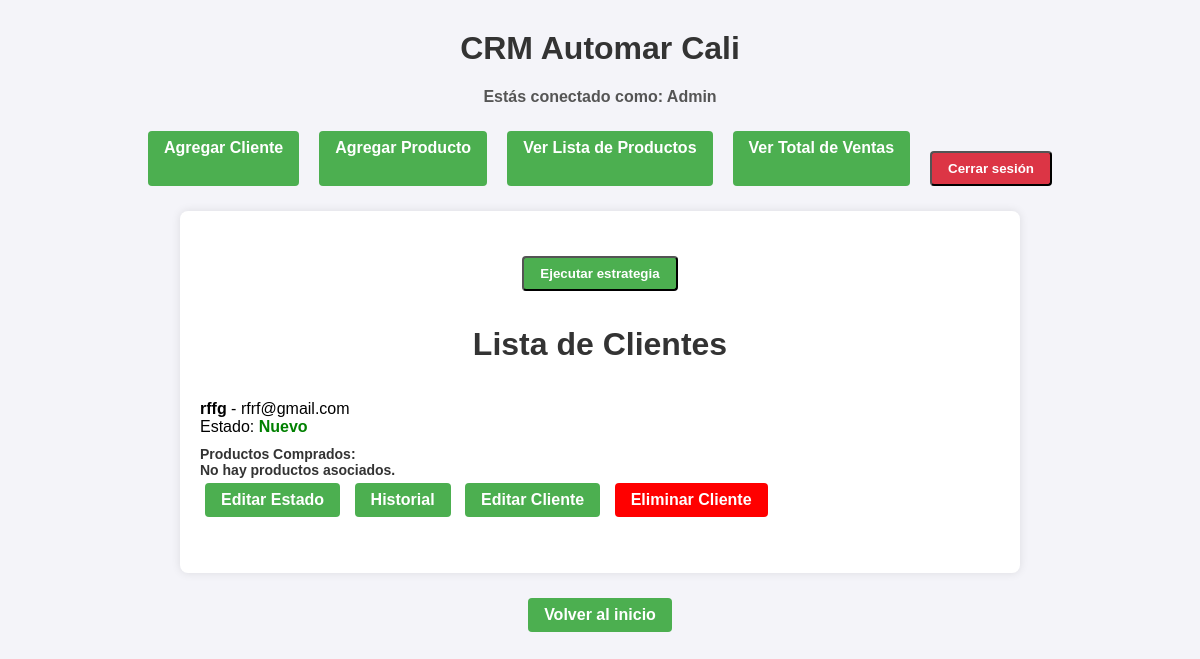
The page / (signed in) on the database as committed earlier.
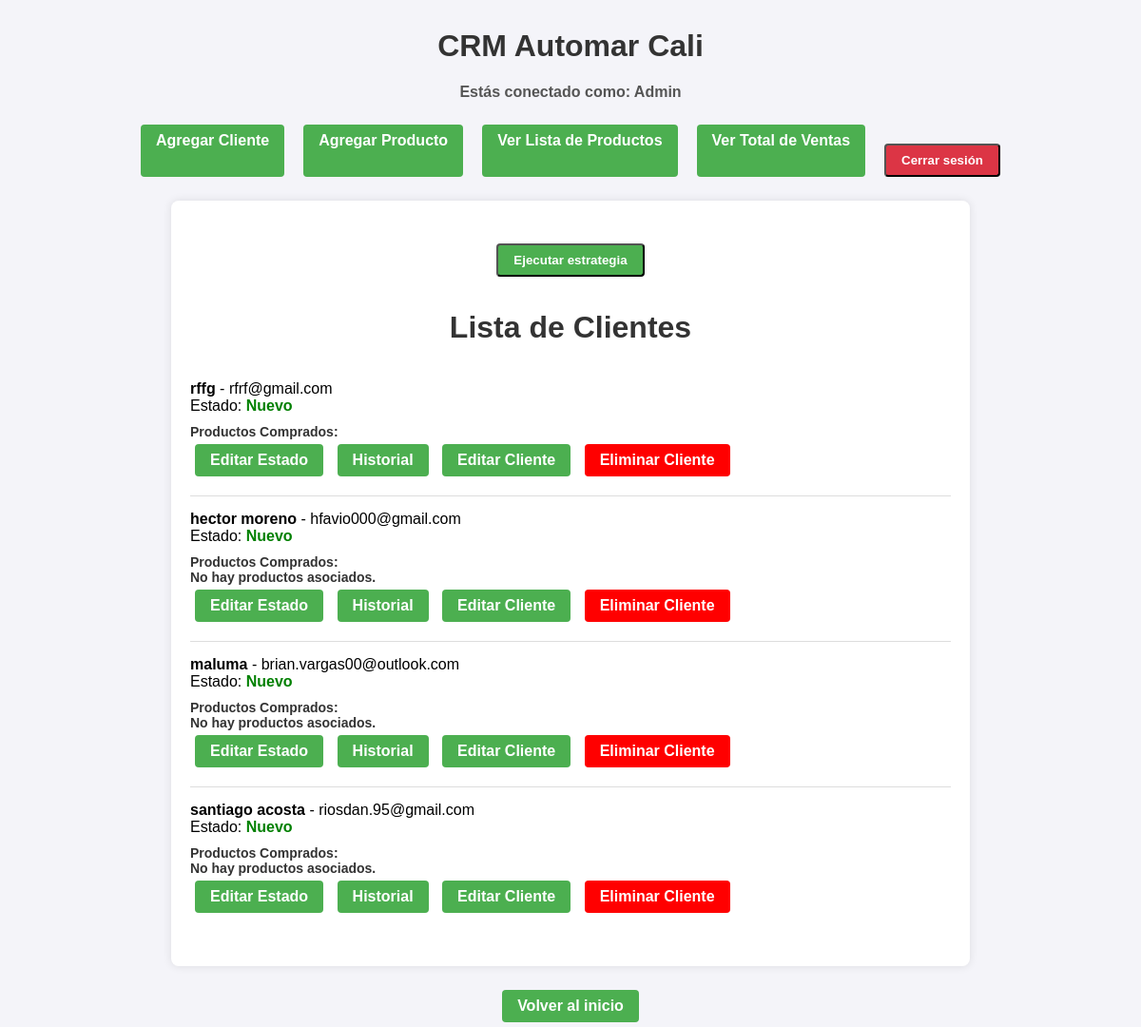
The same page on the database as committed later.
### app.py (models this page shows)
class Cliente(db.Model):
    id = db.Column(db.Integer, primary_key=True)
    nombre = db.Column(db.String(100), nullable=False)
    email = db.Column(db.String(100), unique=True, nullable=False)
    tipo_identificacion = db.Column(db.String(50), nullable=False)
    numero_identificacion = db.Column(db.String(50), unique=True, nullable=False)
    celular = db.Column(db.String(20), nullable=False)
    estado = db.Column(db.String(50), nullable=True, default='Nuevo')
    tareas = db.relationship('Tarea', backref='cliente', lazy=True)

### app.py (the view)
@app.route('/')
def index():
    if 'usuario_id' not in session:
        return redirect(url_for('login'))
    clientes = Cliente.query.all()
    return render_template('index.html', clientes=clientes)

### templates/index.html (shortened to what this page needs)
<!DOCTYPE html>
<html lang="es">
<head>
</head>
<body>
    <h1>CRM Automar Cali</h1>
    {% if session.get('rol') %}
    <div class="rol-info">
        Estás conectado como: {{ session.get('rol')|capitalize }}
    </div>
    {% endif %}
    <div class="botones-superiores">
        {% if session.get('rol') == 'admin' or session.get('rol') == 'servicio' %}
        <a href="{{ url_for('add_cliente') }}" class="button">Agregar Cliente</a>
        {% endif %}
        {% if session.get('rol') == 'admin' or session.get('rol') == 'asesor' %}
        <a href="{{ url_for('add_producto') }}" class="button">Agregar Producto</a>
        {% endif %}
        <a href="{{ url_for('lista_productos') }}" class="button">Ver Lista de Productos</a>
        {% if session.get('rol') == 'admin'%}
        <a href="{{ url_for('total_ventas') }}" class="button">Ver Total de Ventas</a>
        {% endif %}
        <form action="{{ url_for('logout') }}" method="get" class="logout-form">
            <button type="submit" class="button logout-button">Cerrar sesión</button>
        </form>
    </div>
    <div class="cliente-list">
        <form action="{{ url_for('enviar_correos') }}" method="POST">
            {% if session.get('rol') == 'admin' or session.get('rol') == 'asesor' %}
            <button type="submit" class="button">Ejecutar estrategia</button>
            {% endif %}
        </form>
        <h1>Lista de Clientes</h1>
        <ul>
            {% for cliente in clientes %}
                <li>
                    <strong>{{ cliente.nombre }}</strong> - {{ cliente.email }}<br>
                    {% if cliente.estado %}
                        <span>Estado: </span>
                        <span class="
                            {% if cliente.estado == 'Nuevo' %}estado-nuevo
                            {% elif cliente.estado == 'Seguimiento' %}estado-seguimiento
                            {% elif cliente.estado == 'Interesado' %}estado-interesado
                            {% elif cliente.estado == 'Venta' %}estado-venta
                            {% elif cliente.estado == 'Frío' %}estado-frio
                            {% endif %}">{{ cliente.estado }}</span><br>
                    {% endif %}
                    <div class="producto-info">
                        <span><strong>Productos Comprados:</strong></span><br>
                        {% if cliente.tareas %}
                            {% for tarea in cliente.tareas %}
                                {% if tarea.estado == 'Completada' and tarea.producto %}
                                    <div>
                                        <img src="{{ tarea.producto.imagen_url }}" alt="{{ tarea.producto.nombre }}">
                                        <span>{{ tarea.producto.nombre }} - ${{ tarea.producto.precio }}</span>
                                    </div>
                                {% endif %}
                            {% endfor %}
                        {% else %}
                            <span>No hay productos asociados.</span><br>
                        {% endif %}
                    </div>
                    <a href="{{ url_for('editar_estado', cliente_id=cliente.id) }}" class="button">Editar Estado</a>
                    <a href="{{ url_for('tareas_cliente', cliente_id=cliente.id) }}" class="button">Historial</a>
                    {% if session.get('rol') == 'admin' or session.get('rol') == 'servicio' %}
                    <a href="{{ url_for('editar_cliente', cliente_id=cliente.id) }}" class="button">Editar Cliente</a>
                    {% endif %}
                    {% if session.get('rol') == 'admin'%}
                    <a href="{{ url_for('eliminar_cliente', cliente_id=cliente.id) }}" class="button" style="background-color: red;">Eliminar Cliente</a>
                    {% endif %}
                </li>
            {% else %}
                <li>No hay clientes registrados.</li>
            {% endfor %}
        </ul>
    </div>
    <div class="link-container">
        <a href="{{ url_for('index') }}" class="button">Volver al inicio</a>
    </div>
</body>
</html>

### templates/index.html (style rules this page uses)
body { font-family: Arial, sans-serif; background-color: #f4f4f9; margin: 0; padding: 0; }
h1 { text-align: center; color: #333; margin-top: 30px; }
.rol-info { text-align: center; color: #555; font-weight: bold; margin-top: 5px; }
.cliente-list { width: 80%; max-width: 800px; margin: 20px auto; padding: 20px; background-color: #ffffff; border-radius: 8px; box-shadow: 0 0 10px rgba(0, 0, 0, 0.1); }
ul { list-style: none; padding: 0; }
li { border-bottom: 1px solid #ddd; padding: 15px 0; }
li:last-child { border-bottom: none; }
.estado-nuevo { color: green; font-weight: bold; }
.button { background-color: #4CAF50; color: white; padding: 8px 16px; text-decoration: none; border-radius: 4px; font-weight: bold; margin: 5px; display: inline-block; }
.link-container { text-align: center; margin-top: 20px; }
form { text-align: center; margin-top: 20px; }
.producto-info { margin-top: 10px; font-size: 14px; color: #333; }
.producto-info span { font-weight: bold; }
.botones-superiores { display: flex; justify-content: center; gap: 10px; flex-wrap: wrap; margin-top: 20px; margin-bottom: 20px; }
.logout-form { display: inline; }
.logout-button { background-color: #dc3545; }

Rows that differ between the two databases and show on the page:
shown differently, row unchanged: Cliente "rffg": no longer shows "No hay productos asociados."
added Cliente: nombre "hector moreno", email "hfavio000@gmail.com", estado "Nuevo", shows "No hay productos asociados."
added Cliente: nombre "maluma", email "brian.vargas00@outlook.com", estado "Nuevo", shows "No hay productos asociados."
added Cliente: nombre "santiago acosta", email "riosdan.95@gmail.com", estado "Nuevo", shows "No hay productos asociados."
